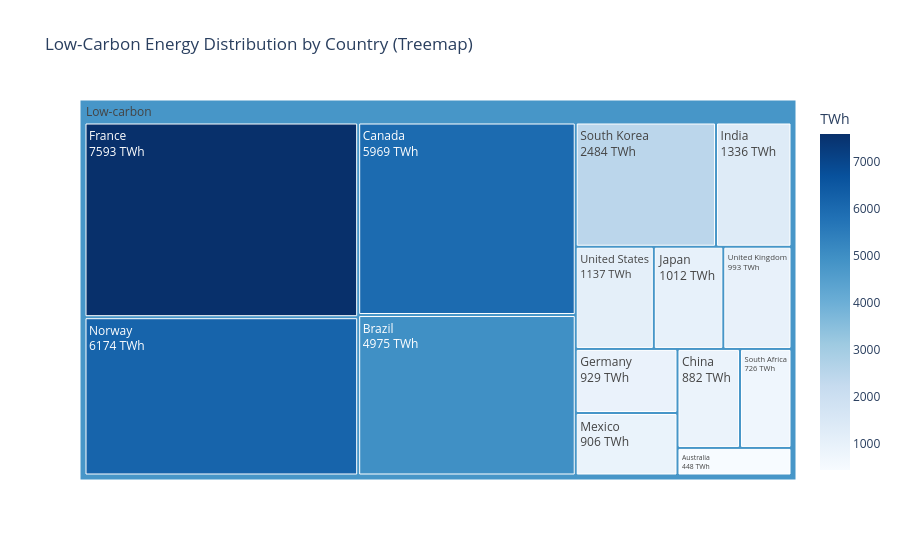
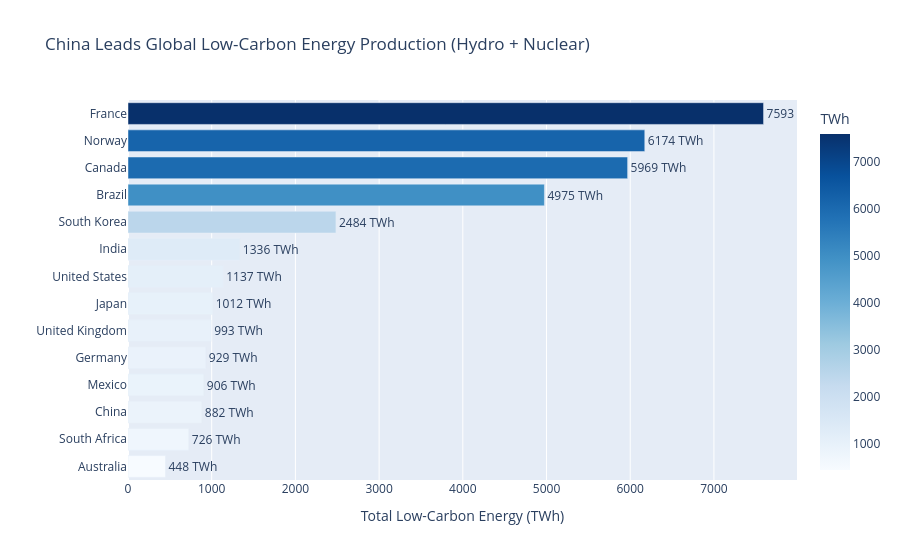

Source (notebook cell) for these figures, in order:
### Markdown cell above
## Task 3 — Treemap vs bar: low-carbon energy by country

**What to build:** Build **both** a treemap and a horizontal bar chart showing total low-carbon TWh (Nuclear + Hydro) per country. Then answer the question in a markdown cell below.

**Requirements:**
- Filter to `Source_Type == 'Low-carbon'` and aggregate TWh by country
- Treemap: single-level `path=['All', 'Country']` with a dummy root node labelled `'Low-carbon'`
- Bar chart: sorted by TWh, horizontal orientation, CVD-safe colour
- Both charts show TWh values, not percentages
- Insight title on the bar chart naming the leading country

### Code cell
# Task 3 — charts
# YOUR CODE HERE
# Low-Carbon Energy: China Leads Global Hydro + Nuclear Generation
import pandas as pd
import plotly.express as px

# -------------------------
# Load data
# -------------------------
df = pd.read_csv('../data/global_energy_mix.csv')

# -------------------------
# Create Source_Type (CRITICAL STEP)
# -------------------------
source_category = {
    'Coal': 'Fossil', 'Oil': 'Fossil', 'Natural Gas': 'Fossil',
    'Nuclear': 'Low-carbon', 'Hydro': 'Low-carbon',
    'Wind': 'Renewable', 'Solar': 'Renewable', 'Other Renewables': 'Renewable'
}

df['Source_Type'] = df['Source'].map(source_category)

# -------------------------
# Filter: Low-carbon only
# -------------------------
df_low = df[df['Source_Type'] == 'Low-carbon'].copy()

# -------------------------
# Aggregate by country
# -------------------------
df_country = (
    df_low.groupby('Country', as_index=False)['TWh']
    .sum()
    .sort_values('TWh', ascending=False)
)

# =========================================================
# 🌳 TREEMAP
# =========================================================

df_tree = df_country.copy()
df_tree['All'] = 'Low-carbon'

fig_tree = px.treemap(
    df_tree,
    path=['All', 'Country'],
    values='TWh',
    color='TWh',
    color_continuous_scale='Blues',
    title='Low-Carbon Energy Distribution by Country (Treemap)'
)

fig_tree.update_traces(
    texttemplate='%{label}<br>%{value} TWh'
)

fig_tree.show()

# =========================================================
# 📊 BAR CHART
# =========================================================

fig_bar = px.bar(
    df_country,
    x='TWh',
    y='Country',
    orientation='h',
    color='TWh',
    color_continuous_scale='Blues',
    title='China Leads Global Low-Carbon Energy Production (Hydro + Nuclear)'
)

fig_bar.update_traces(
    texttemplate='%{x} TWh',
    textposition='outside'
)

fig_bar.update_layout(
    yaxis=dict(categoryorder='total ascending'),
    xaxis_title='Total Low-Carbon Energy (TWh)',
    yaxis_title=''
)

fig_bar.show()

### Figure 1 — Plotly figure (JSON) as saved in the notebook; plotly's stock layout.template omitted (floating-point values rounded to 4 significant figures)
{"data": [{"branchvalues": "total", "customdata": [[7593.0], [6174.0], [5969.0], [4975.0], [2484.0], [1336.0], [1137.0], [1012.0], [993.0], [929.0], [906.0], [882.0], [726.0], [448.0], [4797.0]], "domain": {"x": [0, 1], "y": [0, 1]}, "hovertemplate": "labels=%{label}<br>TWh_sum=%{value}<br>parent=%{parent}<br>id=%{id}<br>TWh=%{color}<extra></extra>", "ids": ["Low-carbon/France", "Low-carbon/Norway", "Low-carbon/Canada", "Low-carbon/Brazil", "Low-carbon/South Korea", "Low-carbon/India", "Low-carbon/United States", "Low-carbon/Japan", "Low-carbon/United Kingdom", "Low-carbon/Germany", "Low-carbon/Mexico", "Low-carbon/China", "Low-carbon/South Africa", "Low-carbon/Australia", "Low-carbon"], "labels": ["France", "Norway", "Canada", "Brazil", "South Korea", "India", "United States", "Japan", "United Kingdom", "Germany", "Mexico", "China", "South Africa", "Australia", "Low-carbon"], "marker": {"coloraxis": "coloraxis", "colors": [7593.0, 6174.0, 5969.0, 4975.0, 2484.0, 1336.0, 1137.0, 1012.0, 993.0, 929.0, 906.0, 882.0, 726.0, 448.0, 4797.0]}, "name": "", "parents": ["Low-carbon", "Low-carbon", "Low-carbon", "Low-carbon", "Low-carbon", "Low-carbon", "Low-carbon", "Low-carbon", "Low-carbon", "Low-carbon", "Low-carbon", "Low-carbon", "Low-carbon", "Low-carbon", ""], "texttemplate": "%{label}<br>%{value} TWh", "type": "treemap", "values": [7593.0, 6174.0, 5969.0, 4975.0, 2484.0, 1336.0, 1137.0, 1012.0, 993.0, 929.0, 906.0, 882.0, 726.0, 448.0, 35560.0]}], "layout": {"coloraxis": {"colorbar": {"title": {"text": "TWh"}}, "colorscale": [[0, "rgb(247,251,255)"], [0.125, "rgb(222,235,247)"], [0.25, "rgb(198,219,239)"], [0.375, "rgb(158,202,225)"], [0.5, "rgb(107,174,214)"], [0.625, "rgb(66,146,198)"], [0.75, "rgb(33,113,181)"], [0.875, "rgb(8,81,156)"], [1, "rgb(8,48,107)"]]}, "legend": {"tracegroupgap": 0}, "title": {"text": "Low-Carbon Energy Distribution by Country (Treemap)"}}}

### Figure 2 — Plotly figure (JSON) as saved in the notebook; plotly's stock layout.template omitted (floating-point values rounded to 4 significant figures)
{"data": [{"hovertemplate": "TWh=%{marker.color}<br>Country=%{y}<extra></extra>", "legendgroup": "", "marker": {"color": [7593.0, 6174.0, 5969.0, 4975.0, 2484.0, 1336.0, 1137.0, 1012.0, 993.0, 929.0, 906.0, 882.0, 726.0, 448.0], "coloraxis": "coloraxis", "pattern": {"shape": ""}}, "name": "", "orientation": "h", "showlegend": false, "textposition": "outside", "texttemplate": "%{x} TWh", "type": "bar", "x": [7593.0, 6174.0, 5969.0, 4975.0, 2484.0, 1336.0, 1137.0, 1012.0, 993.0, 929.0, 906.0, 882.0, 726.0, 448.0], "xaxis": "x", "y": ["France", "Norway", "Canada", "Brazil", "South Korea", "India", "United States", "Japan", "United Kingdom", "Germany", "Mexico", "China", "South Africa", "Australia"], "yaxis": "y"}], "layout": {"barmode": "relative", "coloraxis": {"colorbar": {"title": {"text": "TWh"}}, "colorscale": [[0, "rgb(247,251,255)"], [0.125, "rgb(222,235,247)"], [0.25, "rgb(198,219,239)"], [0.375, "rgb(158,202,225)"], [0.5, "rgb(107,174,214)"], [0.625, "rgb(66,146,198)"], [0.75, "rgb(33,113,181)"], [0.875, "rgb(8,81,156)"], [1, "rgb(8,48,107)"]]}, "legend": {"tracegroupgap": 0}, "title": {"text": "China Leads Global Low-Carbon Energy Production (Hydro + Nuclear)"}, "xaxis": {"anchor": "y", "domain": [0, 1], "title": {"text": "Total Low-Carbon Energy (TWh)"}}, "yaxis": {"anchor": "x", "categoryorder": "total ascending", "domain": [0, 1], "title": {"text": ""}}}}
